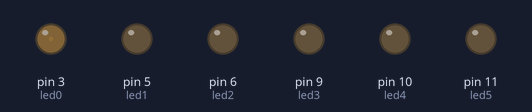
This sketch was run on a simulated Arduino Uno, built with avr-gcc and run on an emulated ATmega328P. On the bench: output pins drawn as LEDs (lit = HIGH).

Above: at 0.05 s.
At 1.55 s:
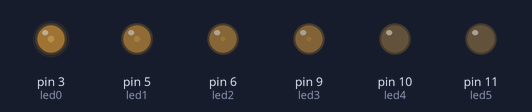
At 2.15 s:
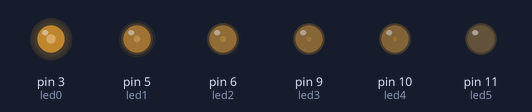
At 2.75 s:
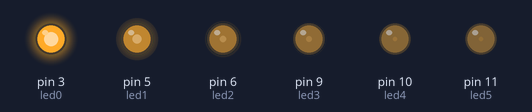
At 4.1 s:
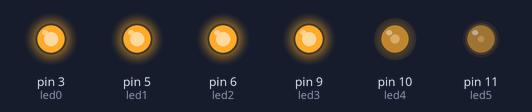
At 5.5 s:
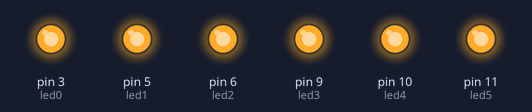
Timing chart, 0 to 7.2 s (numbered marks = the images above):
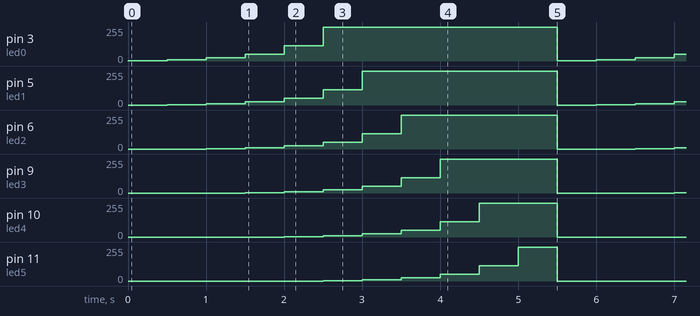

Measured:
- by itself, pin 3 (led0): repeats every 5.5 s: 9/255 0.50 s, 25/255 0.50 s, 50/255 0.50 s, 115/255 0.50 s, 255/255 3.0 s, 2/255 0.50 s
- by itself, pin 5 (led1): repeats every 5.5 s: 9/255 0.50 s, 25/255 0.50 s, 50/255 0.50 s, 115/255 0.50 s, 255/255 2.5 s, 0/255 0.50 s, 2/255 0.50 s
- by itself, pin 6 (led2): repeats every 5.5 s: 9/255 0.50 s, 25/255 0.50 s, 50/255 0.50 s, 115/255 0.50 s, 255/255 2.0 s, 0/255 1.0 s, 2/255 0.50 s
- by itself, pin 9 (led3): repeats every 5.5 s: 9/255 0.50 s, 25/255 0.50 s, 50/255 0.50 s, 115/255 0.50 s, 255/255 1.5 s, 0/255 1.5 s, 2/255 0.50 s
- by itself, pin 10 (led4): repeats every 5.5 s: 9/255 0.50 s, 25/255 0.50 s, 50/255 0.50 s, 115/255 0.50 s, 255/255 1.0 s, 0/255 2.0 s, 2/255 0.50 s
- by itself, pin 11 (led5): repeats every 5.5 s: 9/255 0.50 s, 25/255 0.50 s, 50/255 0.50 s, 115/255 0.50 s, 255/255 0.50 s, 0/255 2.5 s, 2/255 0.50 s

The sketch:

Fade_Ledzz2.ino
```cpp
/**********************************************************************************
**                                                                               **
**                                 Fade LEDs                                     **
**                                                                               **
**                                                                               **
**********************************************************************************/

//********** Includes *************************************************************

//********** Variables ************************************************************
const int led0 = 3;          // donar nom al pin 3 de l’Arduino
const int led1 = 5;          // donar nom al pin 5 de l’Arduino
const int led2 = 6;          // donar nom al pin 6 de l’Arduino
const int led3 = 9;          // donar nom al pin 9 de l’Arduino
const int led4 = 10;         // donar nom al pin 10 de l’Arduino
const int led5 = 11;         // donar nom al pin 11 de l’Arduino
int velocitat =                  500;         // velocitat de l'acció en ms

//********** Setup ****************************************************************
void setup()
{
  pinMode(led0, OUTPUT);     // definir el pin 3 com una sortida
  pinMode(led1, OUTPUT);     // definir el pin 5 com una sortida
  pinMode(led2, OUTPUT);     // definir el pin 6 com una sortida
  pinMode(led3, OUTPUT);     // definir el pin 9 com una sortida
  pinMode(led4, OUTPUT);     // definir el pin 10 com una sortida
  pinMode(led5, OUTPUT);     // definir el pin 11 com una sortida
}

//********** Loop *****************************************************************
void loop()
{
  analogWrite(led0, 2);     // posar PWM del pin 3 a 60
  analogWrite(led1, 0);     // posar PWM del pin 5 a 60
  analogWrite(led2, 0);     // posar PWM del pin 6 a 60
  analogWrite(led3, 0);     // posar PWM del pin 9 a 60
  analogWrite(led4, 0);     // posar PWM del pin 10 a 60
  analogWrite(led5, 0);     // posar PWM del pin 11 a 60

  delay(velocitat);          // es queden leds velocitat ms en aquest estat

   analogWrite(led0, 9);     // posar PWM del pin 3 a 60
  analogWrite(led1, 2);     // posar PWM del pin 5 a 60
  analogWrite(led2, 0);     // posar PWM del pin 6 a 60
  analogWrite(led3, 0);     // posar PWM del pin 9 a 60
  analogWrite(led4, 0);     // posar PWM del pin 10 a 60
  analogWrite(led5, 0);     // posar PWM del pin 11 a 60

  delay(velocitat);          // es queden leds velocitat ms en aquest estat

   analogWrite(led0, 25);     // posar PWM del pin 3 a 60
  analogWrite(led1,9);     // posar PWM del pin 5 a 60
  analogWrite(led2, 2);     // posar PWM del pin 6 a 60
  analogWrite(led3, 0);     // posar PWM del pin 9 a 60
  analogWrite(led4, 0);     // posar PWM del pin 10 a 60
  analogWrite(led5, 0);     // posar PWM del pin 11 a 60

  delay(velocitat);          // es queden leds velocitat ms en aquest estat

   analogWrite(led0, 50 );     // posar PWM del pin 3 a 60
  analogWrite(led1,25 );     // posar PWM del pin 5 a 60
  analogWrite(led2,9 );     // posar PWM del pin 6 a 60
  analogWrite(led3, 2);     // posar PWM del pin 9 a 60
  analogWrite(led4, 0);     // posar PWM del pin 10 a 60
  analogWrite(led5, 0);     // posar PWM del pin 11 a 60

  delay(velocitat);          // es queden leds velocitat ms en aquest estat

   analogWrite(led0,115 );     // posar PWM del pin 3 a 60
  analogWrite(led1, 50 );     // posar PWM del pin 5 a 60
  analogWrite(led2, 25 );     // posar PWM del pin 6 a 60
  analogWrite(led3, 9);     // posar PWM del pin 9 a 60
  analogWrite(led4, 2);     // posar PWM del pin 10 a 60
  analogWrite(led5, 0);     // posar PWM del pin 11 a 60

  delay(velocitat);          // es queden leds velocitat ms en aquest estat

 analogWrite(led0, 255);     // posar PWM del pin 3 a 60
  analogWrite(led1, 115);     // posar PWM del pin 5 a 60
  analogWrite(led2, 50);     // posar PWM del pin 6 a 60
  analogWrite(led3, 25);     // posar PWM del pin 9 a 60
  analogWrite(led4, 9);     // posar PWM del pin 10 a 60
  analogWrite(led5, 2);     // posar PWM del pin 11 a 60

  delay(velocitat);          // es queden leds velocitat ms en aquest estat

   analogWrite(led0, 255);     // posar PWM del pin 3 a 60
  analogWrite(led1, 255);     // posar PWM del pin 5 a 60
  analogWrite(led2, 115);     // posar PWM del pin 6 a 60
  analogWrite(led3, 50);     // posar PWM del pin 9 a 60
  analogWrite(led4, 25);     // posar PWM del pin 10 a 60
  analogWrite(led5, 9);     // posar PWM del pin 11 a 60

  delay(velocitat);          // es queden leds velocitat ms en aquest estat

 analogWrite(led0, 255);     // posar PWM del pin 3 a 60
  analogWrite(led1, 255);     // posar PWM del pin 5 a 60
  analogWrite(led2, 255);     // posar PWM del pin 6 a 60
  analogWrite(led3, 115);     // posar PWM del pin 9 a 60
  analogWrite(led4, 50);     // posar PWM del pin 10 a 60
  analogWrite(led5, 25);     // posar PWM del pin 11 a 60

  delay(velocitat);          // es queden leds velocitat ms en aquest estat

   analogWrite(led0, 255);     // posar PWM del pin 3 a 60
  analogWrite(led1, 255);     // posar PWM del pin 5 a 60
  analogWrite(led2, 255);     // posar PWM del pin 6 a 60
  analogWrite(led3, 255);     // posar PWM del pin 9 a 60
  analogWrite(led4, 115);     // posar PWM del pin 10 a 60
  analogWrite(led5, 50);     // posar PWM del pin 11 a 60

  delay(velocitat);          // es queden leds velocitat ms en aquest estat

   analogWrite(led0, 255);     // posar PWM del pin 3 a 60
  analogWrite(led1, 255);     // posar PWM del pin 5 a 60
  analogWrite(led2, 255);     // posar PWM del pin 6 a 60
  analogWrite(led3, 255);     // posar PWM del pin 9 a 60
  analogWrite(led4, 255);     // posar PWM del pin 10 a 60
  analogWrite(led5, 115);     // posar PWM del pin 11 a 60

  delay(velocitat);          // es queden leds velocitat ms en aquest estat

   analogWrite(led0, 255);     // posar PWM del pin 3 a 60
  analogWrite(led1, 255);     // posar PWM del pin 5 a 60
  analogWrite(led2, 255);     // posar PWM del pin 6 a 60
  analogWrite(led3, 255);     // posar PWM del pin 9 a 60
  analogWrite(led4, 255);     // posar PWM del pin 10 a 60
  analogWrite(led5, 255);     // posar PWM del pin 11 a 60

  delay(velocitat);          // es queden leds velocitat ms en aquest estat


}
//********** Funcions *************************************************************
```
